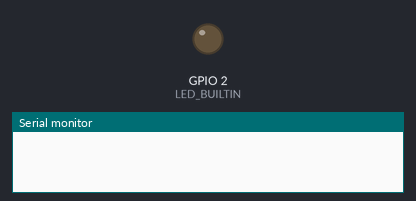
Recording of a program running on a simulated ESP8266 (NodeMCU). On the bench: output pins drawn as LEDs (lit = HIGH, except the on-board LED, lit = LOW), the last lines printed to the serial monitor. WiFi joins after 1.5 s; servers stay silent unless stated; no MQTT or app messages arrive unless stated.

Above: at 0.1 s.
At 1.6 s:
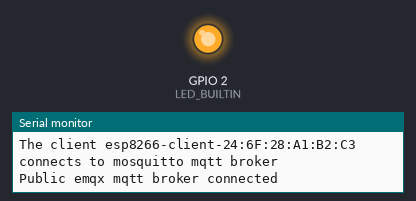
Timing chart, 0 to 3.1 s (numbered marks = the images above):
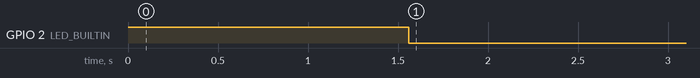

The program:

main.cpp
```cpp
#include <ESP8266WiFi.h>
#include <PubSubClient.h>
#include <string>

// WiFi
const char *ssid = "Agartha";      // Enter your WiFi name
const char *password = "12345678"; // Enter WiFi password
// MQTT Broker
const char *mqtt_broker = "172.20.10.2"; // Enter your WiFi or Ethernet IP
const char *topic = "neutrongate/wifi";
const int mqtt_port = 1883;
WiFiClient espClient;
PubSubClient client(espClient);
void setup()
{
  pinMode(LED_BUILTIN, OUTPUT);
  digitalWrite(LED_BUILTIN, HIGH);
  // Set software serial baud to 115200;
  Serial.begin(115200);

  // connecting to a WiFi network
  WiFi.begin(ssid, password);
  while (WiFi.status() != WL_CONNECTED)
  {
    delay(500);
    Serial.println("Connecting to WiFi..");
  }

  Serial.println("Connected to the WiFi network");

  // connecting to a mqtt broker
  client.setServer(mqtt_broker, mqtt_port);

  while (!client.connected())
  {
    String client_id = "esp8266-client-";
    client_id += String(WiFi.macAddress());

    Serial.printf("The client %s connects to mosquitto mqtt broker\n", client_id.c_str());

    if (client.connect(client_id.c_str()))
    {
      Serial.println("Public emqx mqtt broker connected");
      digitalWrite(LED_BUILTIN, LOW);
    }
    else
    {
      Serial.print("failed with state ");
      Serial.print(client.state());
      delay(2000);
    }
  }

  // publish and subscribe
  //client.publish(topic, "Hello From ESP8266!");
  client.subscribe(topic);
}

int count = 1;

void loop()
{
  while (count <= 1000) {
    client.publish(topic, String(count).c_str());
    delay(500);
    count++;
    client.loop();
  }

}
```
